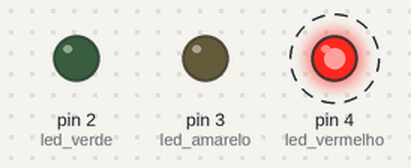
This sketch was run on a simulated Arduino Uno, built with avr-gcc and run on an emulated ATmega328P. Shown: output pins drawn as LEDs (lit = HIGH). Dashed ring = blinking. What the sketch prints to the serial monitor is not drawn.

Above: at 0.2 s.
Timing chart, 0 to 3.0 s (numbered marks = the images above):
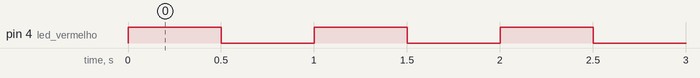

Measured:
- by itself, pin 4 (led_vermelho): alternates HIGH for 0.50 s and LOW for 0.50 s

The sketch:

workshop01.ino
```cpp
int contador = 0;
int led_vermelho = 4;
int led_amarelo = 3;
int led_verde = 2;

void setup() {
  Serial.begin(9600);
  pinMode(led_vermelho, OUTPUT);
  pinMode(led_amarelo, OUTPUT);
  pinMode(led_verde, OUTPUT);
}

void loop() {
  contador = contador + 1;
  Serial.print("Contagem: ");
  Serial.println(contador);
  digitalWrite(led_vermelho, HIGH);
  delay(500);
  digitalWrite(led_vermelho, LOW);
  delay(500);
}
```
